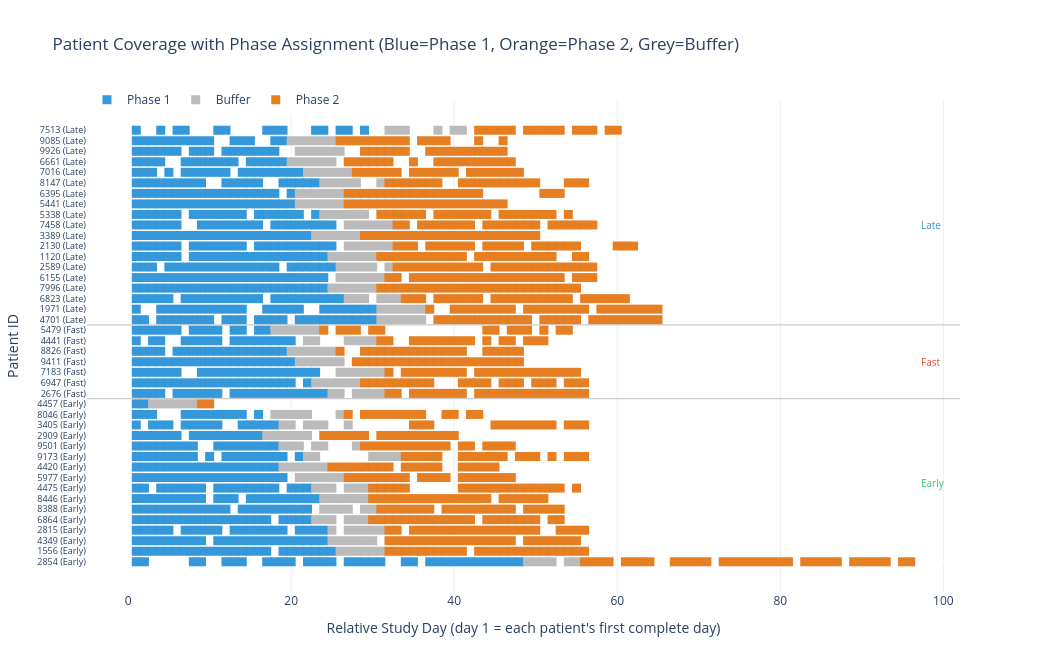

The notebook cell saved with this chart:
### Code cell
# Same relative-day chart as above, now coloured by phase assignment.
# Blue = Phase 1, Orange = Phase 2, Grey = buffer (washout week), White gap = missing data.

_first2 = daily.groupby('id')['date'].min().rename('first_date').reset_index()
daily_rd2 = daily.merge(_first2, on='id')
daily_rd2['relative_day'] = (daily_rd2['date'] - daily_rd2['first_date']).dt.days + 1
daily_rd2['phase_label'] = daily_rd2['phase'].fillna('Buffer')

_id_order2 = (
    patient_df
    .assign(_r=patient_df['disease_type'].map({s: i for i, s in enumerate(DISEASE_ORDER)}))
    .sort_values(['_r', 'n_complete_days'], ascending=[True, False])['id']
    .tolist()
)
_y_pos2 = {pid: i for i, pid in enumerate(_id_order2)}
_stage_abbr2 = {
    'Early Disease Stage': 'Early',
    'Fast Disease Progression': 'Fast',
    'Late Disease Stage': 'Late',
}
_y_labels2 = [
    f'{pid} ({_stage_abbr2.get(patient_df.loc[patient_df["id"]==pid, "disease_type"].values[0], "?")})'  
    for pid in _id_order2
]

PHASE_PALETTE = {
    'Phase 1': '#3498db',
    'Phase 2': '#e67e22',
    'Buffer':  '#bbbbbb',
}

daily_rd2['y_pos'] = daily_rd2['id'].map(_y_pos2)
daily_rd2 = daily_rd2.merge(patient_df[['id', 'n_complete_days']], on='id', suffixes=('', '_y'))

fig = go.Figure()
for label in ['Phase 1', 'Buffer', 'Phase 2']:
    sub = daily_rd2[daily_rd2['phase_label'] == label]
    fig.add_trace(go.Scatter(
        x=sub['relative_day'],
        y=sub['y_pos'],
        mode='markers',
        marker=dict(symbol='square', size=9, color=PHASE_PALETTE[label]),
        name=label,
        customdata=sub[['n_complete_days', 'id']].values,
        hovertemplate=(
            'Patient %{customdata[1]}<br>'
            'Relative day: %{x}<br>'
            f'Phase: {label}<br>'
            'Total complete days: %{customdata[0]:.0f}'
            '<extra></extra>'
        ),
    ))

# Disease stage dividers and labels
_stage_sizes2 = [
    sum(1 for pid in _id_order2
        if patient_df.loc[patient_df['id'] == pid, 'disease_type'].values[0] == s)
    for s in DISEASE_ORDER
]
_cum2 = 0
for _s, _cnt in zip(DISEASE_ORDER, _stage_sizes2):
    fig.add_annotation(
        x=daily_rd2['relative_day'].max() + 1,
        y=_cum2 + _cnt / 2 - 0.5,
        text=_stage_abbr2[_s], showarrow=False,
        font=dict(size=10, color=DISEASE_PALETTE[_s]),
        xanchor='left',
    )
    _cum2 += _cnt
    if _cum2 < len(_id_order2):
        fig.add_hline(y=_cum2 - 0.5, line_width=1.2, line_color='grey', opacity=0.4)

fig.update_layout(
    title="Patient Coverage with Phase Assignment (Blue=Phase 1, Orange=Phase 2, Grey=Buffer)",
    xaxis_title="Relative Study Day (day 1 = each patient's first complete day)",
    yaxis=dict(
        tickmode='array',
        tickvals=list(range(len(_id_order2))),
        ticktext=_y_labels2,
        tickfont=dict(size=9),
        title='Patient ID',
    ),
    legend=dict(orientation='h', y=1.03, x=0),
    height=max(380, 16 * len(_id_order2)),
    width=1050,
    margin=dict(r=90),
    plot_bgcolor='white',
)
fig.update_xaxes(showgrid=True, gridcolor='#eeeeee')
fig.update_yaxes(showgrid=False)
fig.show()

### Figure 1 — Plotly figure (JSON) as saved in the notebook; plotly's stock layout.template omitted (floating-point values rounded to 4 significant figures; data arrays with more than 128 entries replaced by an {"elided": "..."} marker saying what was removed)
{"data": [{"customdata": {"elided": "822x2 int values"}, "hovertemplate": "Patient %{customdata[1]}<br>Relative day: %{x}<br>Phase: Phase 1<br>Total complete days: %{customdata[0]:.0f}<extra></extra>", "marker": {"color": "#3498db", "size": 9, "symbol": "square"}, "mode": "markers", "name": "Phase 1", "type": "scatter", "x": {"elided": "822 int values"}, "y": {"elided": "822 int values"}}, {"customdata": {"elided": "252x2 int values"}, "hovertemplate": "Patient %{customdata[1]}<br>Relative day: %{x}<br>Phase: Buffer<br>Total complete days: %{customdata[0]:.0f}<extra></extra>", "marker": {"color": "#bbbbbb", "size": 9, "symbol": "square"}, "mode": "markers", "name": "Buffer", "type": "scatter", "x": {"elided": "252 int values"}, "y": {"elided": "252 int values"}}, {"customdata": {"elided": "842x2 int values"}, "hovertemplate": "Patient %{customdata[1]}<br>Relative day: %{x}<br>Phase: Phase 2<br>Total complete days: %{customdata[0]:.0f}<extra></extra>", "marker": {"color": "#e67e22", "size": 9, "symbol": "square"}, "mode": "markers", "name": "Phase 2", "type": "scatter", "x": {"elided": "842 int values"}, "y": {"elided": "842 int values"}}], "layout": {"annotations": [{"font": {"color": "#2ecc71", "size": 10}, "showarrow": false, "text": "Early", "x": 97, "xanchor": "left", "y": 7.5}, {"font": {"color": "#e74c3c", "size": 10}, "showarrow": false, "text": "Fast", "x": 97, "xanchor": "left", "y": 19}, {"font": {"color": "#3498db", "size": 10}, "showarrow": false, "text": "Late", "x": 97, "xanchor": "left", "y": 32}], "height": 672, "legend": {"orientation": "h", "x": 0, "y": 1.03}, "margin": {"r": 90}, "plot_bgcolor": "white", "shapes": [{"line": {"color": "grey", "width": 1.2}, "opacity": 0.4, "type": "line", "x0": 0, "x1": 1, "xref": "x domain", "y0": 15.5, "y1": 15.5, "yref": "y"}, {"line": {"color": "grey", "width": 1.2}, "opacity": 0.4, "type": "line", "x0": 0, "x1": 1, "xref": "x domain", "y0": 22.5, "y1": 22.5, "yref": "y"}], "title": {"text": "Patient Coverage with Phase Assignment (Blue=Phase 1, Orange=Phase 2, Grey=Buffer)"}, "width": 1050, "xaxis": {"gridcolor": "#eeeeee", "showgrid": true, "title": {"text": "Relative Study Day (day 1 = each patient's first complete day)"}}, "yaxis": {"showgrid": false, "tickfont": {"size": 9}, "tickmode": "array", "ticktext": ["2854 (Early)", "1556 (Early)", "4349 (Early)", "2815 (Early)", "6864 (Early)", "8388 (Early)", "8446 (Early)", "4475 (Early)", "5977 (Early)", "4420 (Early)", "9173 (Early)", "9501 (Early)", "2909 (Early)", "3405 (Early)", "8046 (Early)", "4457 (Early)", "2676 (Fast)", "6947 (Fast)", "7183 (Fast)", "9411 (Fast)", "8826 (Fast)", "4441 (Fast)", "5479 (Fast)", "4701 (Late)", "1971 (Late)", "6823 (Late)", "7996 (Late)", "6155 (Late)", "2589 (Late)", "1120 (Late)", "2130 (Late)", "3389 (Late)", "7458 (Late)", "5338 (Late)", "5441 (Late)", "6395 (Late)", "8147 (Late)", "7016 (Late)", "6661 (Late)", "9926 (Late)", "9085 (Late)", "7513 (Late)"], "tickvals": [0, 1, 2, 3, 4, 5, 6, 7, 8, 9, 10, 11, 12, 13, 14, 15, 16, 17, 18, 19, 20, 21, 22, 23, 24, 25, 26, 27, 28, 29, 30, 31, 32, 33, 34, 35, 36, 37, 38, 39, 40, 41], "title": {"text": "Patient ID"}}}}
